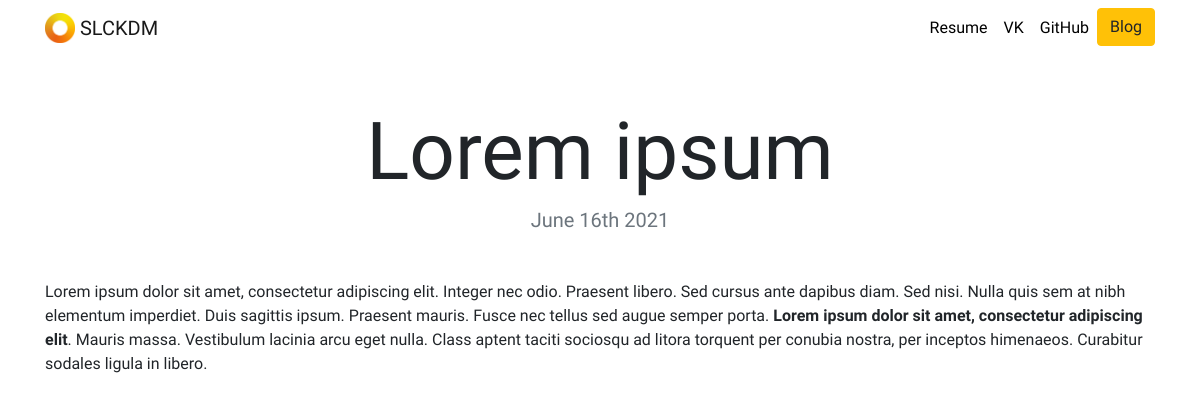
Page /blog/1/ on the committed database.
### blog/models.py (models this page shows, shortened)
class BlogPost(models.Model):
    title = models.CharField(max_length=100)
    date = models.DateField(auto_now_add=True)
    description = models.TextField(max_length=1250)

### blog/views.py (the view)
# urls.py: path('<int:blog_id>/', views.detail, name="detail"),
def detail(request, blog_id):
    blog = get_object_or_404(BlogPost, pk=blog_id)
    return render(request, 'blog/detail.html', {'blog': blog})

### blog/templates/blog/detail.html
{% extends "portfolio/base.html" %}
{% load static %}
{% block content %}
<h2 class="text-center mt-5" id="blogdetailtitle">{{ blog.title }}</h2>
<h5 class="text-center text-muted mb-5">{{ blog.date|date:'F jS Y' }}</h5>
{{ blog.description|safe }}
{% endblock %}

### portfolio/static/portfolio/custom.css (style rules this page uses)
body { font-family: 'Play', sans-serif; }
@media (min-width: 992px) { #blogdetailtitle { font-size: 5rem; } }

### rows in the picture
BlogPost: title "Lorem ipsum", date "June 16th 2021", description "Lorem ipsum dolor sit amet, consectetur adipiscing elit. Integer nec odio. Praesent libero. Sed cursus ante dapibus diam. Sed nisi. Nulla quis sem at nibh elementum imperdiet. Duis sagittis ipsum. Praesent mauris. Fusce nec tellus sed augue semper porta. Lorem ipsum dolor sit amet, consectetur adipiscing elit . Mauris massa. Vestibulum lacinia arcu eget nulla. Class aptent taciti sociosqu ad litora torquent per conubia nostra, per inceptos himenaeos. Curabitur sodales ligula in libero."
